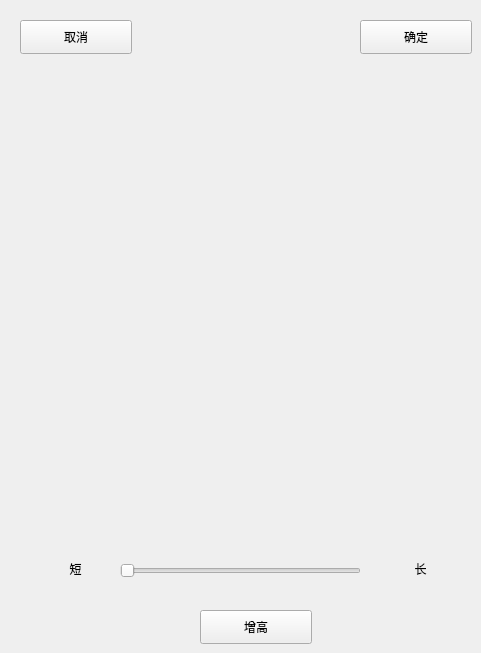
   <widget class="QWidget" name="heightenInterface">
    <widget class="QLabel" name="duan">
     <property name="geometry">
      <rect>
       <x>50</x>
       <y>559</y>
       <width>51</width>
       <height>21</height>
      </rect>
     </property>
     <property name="text">
      <string>&lt;html&gt;&lt;head/&gt;&lt;body&gt;&lt;p align=&quot;center&quot;&gt;短&lt;/p&gt;&lt;/body&gt;&lt;/html&gt;</string>
     </property>
    </widget>
    <widget class="QLabel" name="picture">
     <property name="geometry">
      <rect>
       <x>70</x>
       <y>80</y>
       <width>361</width>
       <height>411</height>
      </rect>
     </property>
     <property name="text">
      <string>&lt;html&gt;&lt;head/&gt;&lt;body&gt;&lt;p align=&quot;center&quot;&gt;&lt;br/&gt;&lt;/p&gt;&lt;/body&gt;&lt;/html&gt;</string>
     </property>
    </widget>
    <widget class="QSlider" name="heightenSlider">
     <property name="geometry">
      <rect>
       <x>120</x>
       <y>560</y>
       <width>241</width>
       <height>21</height>
      </rect>
     </property>
     <property name="orientation">
      <enum>Qt::Horizontal</enum>
     </property>
    </widget>
    <widget class="QPushButton" name="ConfirmFromZenggao">
     <property name="geometry">
      <rect>
       <x>360</x>
       <y>20</y>
       <width>112</width>
       <height>34</height>
      </rect>
     </property>
     <property name="text">
      <string>确定</string>
     </property>
    </widget>
    <widget class="QLabel" name="chang">
     <property name="geometry">
      <rect>
       <x>380</x>
       <y>560</y>
       <width>81</width>
       <height>18</height>
      </rect>
     </property>
     <property name="text">
      <string>&lt;html&gt;&lt;head/&gt;&lt;body&gt;&lt;p align=&quot;center&quot;&gt;长&lt;/p&gt;&lt;/body&gt;&lt;/html&gt;</string>
     </property>
    </widget>
    <widget class="QPushButton" name="CancelFromZenggao">
     <property name="geometry">
      <rect>
       <x>20</x>
       <y>20</y>
       <width>112</width>
       <height>34</height>
      </rect>
     </property>
     <property name="text">
      <string>取消</string>
     </property>
    </widget>
    <widget class="QPushButton" name="HeightenButton">
     <property name="geometry">
      <rect>
       <x>200</x>
       <y>610</y>
       <width>112</width>
       <height>34</height>
      </rect>
     </property>
     <property name="text">
      <string>增高</string>
     </property>
    </widget>
   </widget>
